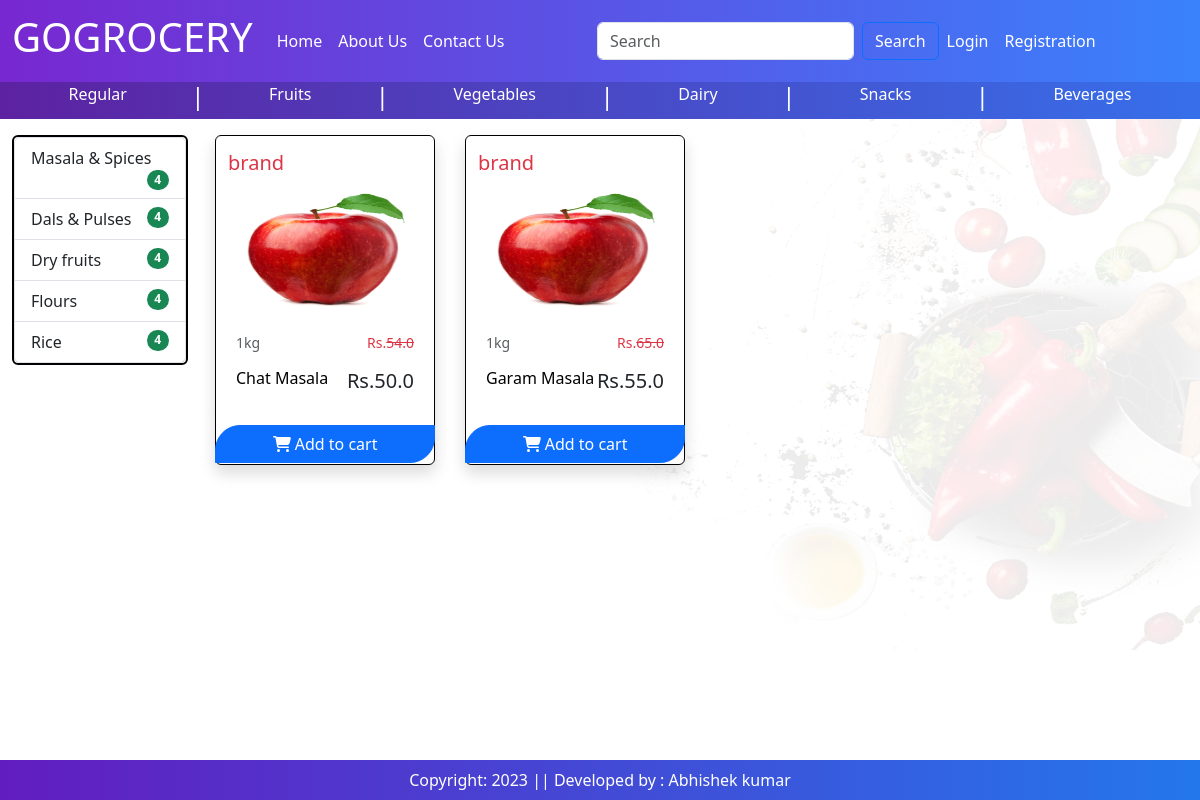
/subcategory/1/1, run on the app's committed database.
### baseapp/models.py (models this page shows, shortened)
class SubCategory(models.Model):
    category = models.ForeignKey(Category,on_delete=models.CASCADE)
    name = models.CharField(max_length=100,blank=True)

class Product(models.Model):
    title = models.CharField(max_length=100)
    sub_category = models.ForeignKey(SubCategory,on_delete=models.CASCADE,null=True,blank=True)
    main_category = models.ForeignKey(Category,on_delete=models.CASCADE,null=True,blank=True,default='')
    selling_price = models.FloatField(blank=True)
    discounted_price = models.FloatField(blank=True)
    description = models.TextField(blank=True)
    pack_size = models.TextField(blank=True)
    brands = models.TextField(choices=BRANDS, max_length=100,blank=True)
    product_image = models.ImageField(upload_to='product',blank=True)

### baseapp/views.py (the view)
# urls.py: path("subcategory/<int:val1>/<int:val2>",views.SubCategoryView.as_view(),name="subcategory"),
class SubCategoryView(View):
    def get(self,request,val1,val2):
        totalitem = 0
        wishitem = 0
        if request.user.is_authenticated:
            totalitem = len(Cart.objects.filter(user=request.user))
            wishitem = len(Wishlist.objects.filter(user=request.user))
        category = Category.objects.all()
        subcategory = SubCategory.objects.filter(category_id=val1)
        product = Product.objects.filter(sub_category=val2)
        return render(request, "baseapp/subcategory.html",locals())

### baseapp/templates/baseapp/subcategory.html (shortened to what this page needs)
{% extends 'baseapp/base.html' %}
{% load static %}
{% block main-content %}
    <div class="container-fluid">
        <div class="row">
            <div class="col-sm-2">
                    <div class="list-group d-flex justify-content-between" style="border:2px solid black;">
                        {% for i in subcategory %}
                            <a href="{% url 'subcategory' val1=i.category_id val2=i.id %}" class="list-group-item list-group-item-action" aria-current="true">
                                {{i.name}}<span class="badge bg-success rounded-pill" style="float:right;">4</span>
                            </a>
                        {% endfor %}
                    </div>
            </div>
            <div class="col-sm-10 col-md-10 col-lg-10">
                <div class="row">
                    {% for prod in product %}
                    <div class="col-12 col-sm-6 col-md-4 col-lg-3 ">
                        <div class="row d-flex justify-content-center">
                            <div class="card p-1 shadow " style="width: 220px; height: 330px; border:1px solid black;">
                            <a href="{% url 'product-detail' prod.id %}" style="text-decoration:none; color:black;" >
                                <div class="d-flex justify-content-between p-2">
                                    <p class="text-danger lead mb-0">brand</p>
                                </div>
                                <img src="{% static 'app/images/product/apple.jpg' %}" class="card-img-top " alt="Laptop" height="130px" width="100px"/>
                            </a>
                                <div class="card-body">
                            <a href="{% url 'product-detail' prod.id %}" style="text-decoration:none; color:black;" >
                                    <div class="d-flex justify-content-between">
                                    <p class="small text-muted ">1kg</p>
                                    <p class="small text-danger ">Rs.<s class=" text-danger text-decoration-line-through">{{prod.selling_price}}</s></p>
                                    </div>
                                    <div class="d-flex justify-content-between mb-3">
                                    <h6 class="mb-0">{{prod.title}}</h6>
                                    <h5 class="text-dark mb-0">Rs.{{prod.discounted_price}}</h5>
                                    </div>
                            </a>
                                </div>
                                <div class="d-flex justify-content-center ">
                                    <a href="#!!" class="" ><button class="btn btn-primary " style="width:220px; border-radius:25px 0px 25px 0px;" ><i class="fa fa-shopping-cart" aria-hidden="true" style="color:white;"></i> Add to cart</button></a>
                                </div>
                            </div>
                        </div>
                        <br><br>
                    </div>
                    {% endfor %}
                </div>
            </div>
        </div>
    </div>
{% endblock main-content %}

### baseapp/templates/baseapp/base.html (style rules this page uses)
.card { transition: transform 0.3s ease; }
#bg { background-size: 1400px 650px; background-repeat: no-repeat; background-position: top; background-attachment: fixed; }

### data on the page
SubCategory: name "Masala & Spices"
SubCategory: name "Dals & Pulses"
SubCategory: name "Dry fruits"
SubCategory: name "Flours"
SubCategory: name "Rice"
Product: selling_price "54.0", title "Chat Masala", discounted_price "50.0"
Product: selling_price "65.0", title "Garam Masala", discounted_price "55.0"
